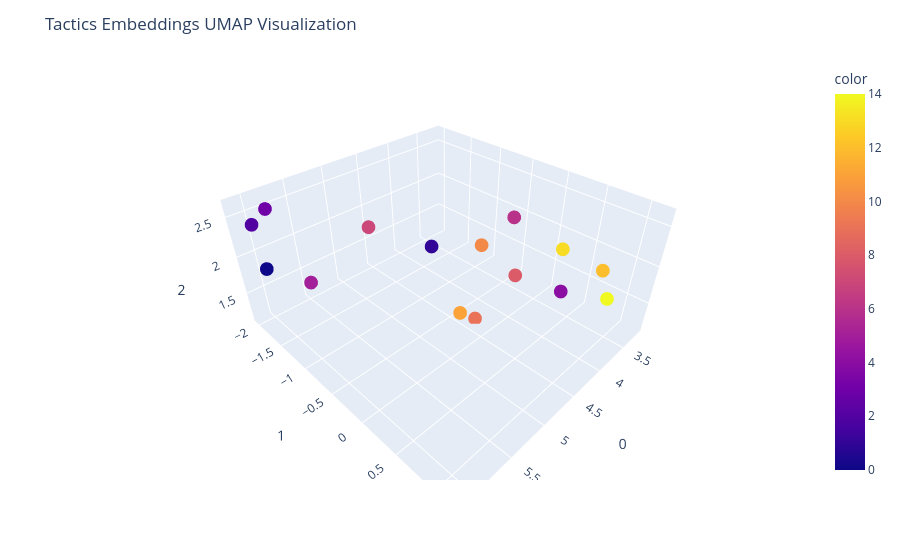

Write notebook code for a chart like this one.
### Code cell
# plot
import plotly.express as px
import plotly.io as pio
import matplotlib.cm as cm

pio.renderers.default = "vscode" # or "notebook" if you're using Jupyter Notebook

fig = px.scatter_3d(
    embedding_3d,
    x=0,
    y=1,
    z=2,
    hover_data={'name': tactics_df['name'], 'ID': tactics_df['ID']},
    color = list(range(len(tactics_df))),
)
fig.update_layout(title='Tactics Embeddings UMAP Visualization')
fig.show()

### Figure 1 — Plotly figure (JSON) as saved in the notebook; plotly's stock layout.template omitted (floating-point values rounded to 4 significant figures)
{"data": [{"customdata": [["Initial Access", "TA0001"], ["Execution", "TA0002"], ["Persistence", "TA0003"], ["Privilege Escalation", "TA0004"], ["Stealth", "TA0005"], ["Credential Access", "TA0006"], ["Discovery", "TA0007"], ["Lateral Movement", "TA0008"], ["Collection", "TA0009"], ["Exfiltration", "TA0010"], ["Command and Control", "TA0011"], ["Impact", "TA0040"], ["Resource Development", "TA0042"], ["Reconnaissance", "TA0043"], ["Defense Impairment", "TA0112"]], "hovertemplate": "0=%{x}<br>1=%{y}<br>2=%{z}<br>name=%{customdata[0]}<br>ID=%{customdata[1]}<br>color=%{marker.color}<extra></extra>", "legendgroup": "", "marker": {"color": [0, 1, 2, 3, 4, 5, 6, 7, 8, 9, 10, 11, 12, 13, 14], "coloraxis": "coloraxis", "symbol": "circle"}, "mode": "markers", "name": "", "scene": "scene", "showlegend": false, "type": "scatter3d", "x": [6.12, 4.744, 6.0, 5.946, 4.553, 5.704, 3.66, 5.191, 3.585, 4.35, 4.72, 4.89, 3.44, 3.192, 4.01], "y": [-1.603, -0.5463, -2.016, -1.712, 0.9489, -1.508, -0.294, -1.028, -0.2529, -0.2299, 0.1279, 0.02531, 0.7976, 0.1297, 1.156], "z": [2.054, 2.189, 2.368, 2.654, 2.295, 1.708, 2.214, 2.413, 1.367, 1.133, 2.498, 1.694, 1.893, 1.753, 2.02]}], "layout": {"coloraxis": {"colorbar": {"title": {"text": "color"}}, "colorscale": [[0, "#0d0887"], [0.1111, "#46039f"], [0.2222, "#7201a8"], [0.3333, "#9c179e"], [0.4444, "#bd3786"], [0.5556, "#d8576b"], [0.6667, "#ed7953"], [0.7778, "#fb9f3a"], [0.8889, "#fdca26"], [1, "#f0f921"]]}, "legend": {"tracegroupgap": 0}, "margin": {"t": 60}, "scene": {"domain": {"x": [0, 1], "y": [0, 1]}, "xaxis": {"title": {"text": "0"}}, "yaxis": {"title": {"text": "1"}}, "zaxis": {"title": {"text": "2"}}}, "title": {"text": "Tactics Embeddings UMAP Visualization"}}}
